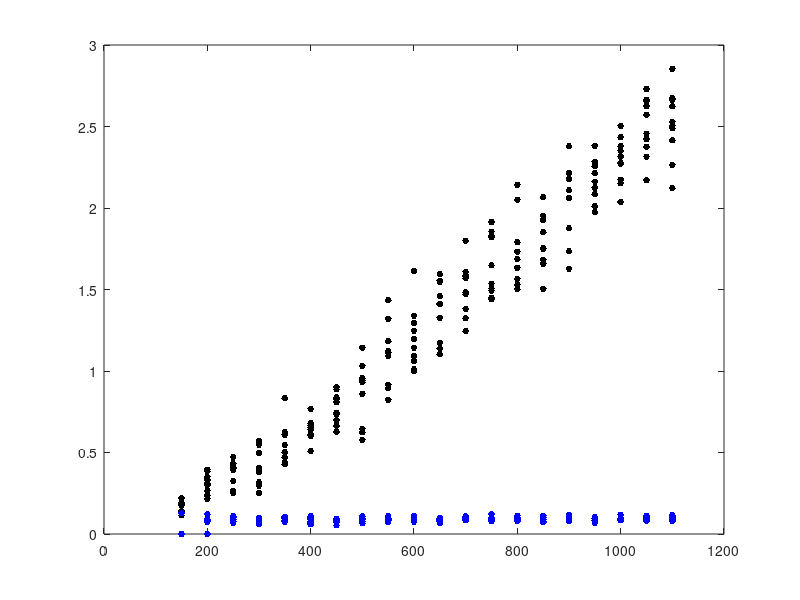

Source code (MATLAB): (Note: this script raises an error after producing the figure.)
%%%%%%%%%%%%%%%%%%%%%%%%%%%%%%%%%%%%%%%%%%%%%%%%%%%%%%%%%%%%%%%%%%%%%%%%
%%% Stochastic model to explain how colony size & response threshold %%%
%%% dictate when local communication is enough for survival

close all;
clear all;
clc;

FC_D6_Knormal = struct2cell(load('Model_FC_day6_matrix_Knormal.mat'));
FC_D6_Knormal = cell2mat(FC_D6_Knormal{1,1});
FC_D6_Klow = struct2cell(load('Model_FC_day6_matrix_Klow.mat'));
FC_D6_Klow = cell2mat(FC_D6_Klow{1,1});
FC_D6_Khigh = struct2cell(load('Model_FC_day6_matrix_Khigh_2.mat'));
FC_D6_Khigh = cell2mat(FC_D6_Khigh{1,1});

dish_size=58;
D0 = round([150 200 250 300 350 400 450 500 550 600 650 700 750 800 850 900 950 1000 1050 1100]);

figure(1)
plot(D0,FC_D6_Knormal,'.k','MarkerSize',15);
% plot(D0,FC_D6_Knormal,'.','MarkerSize',15,'Color','#CF81B6');
hold on
% plot(D0,FC_D6_Klow,'.r','MarkerSize',15);
hold on
% plot(D0,FC_D6_Khigh,'.b','MarkerSize',15,'Color','#FCBF94');
plot(D0,FC_D6_Khigh,'.b','MarkerSize',15);

hold on
rRangeL = 3;
rRangeR = 23;

FC_D6_Knormal(FC_D6_Knormal == 0) = NaN;
FC_D6_Khigh(FC_D6_Khigh == 0) = NaN;
[f,gof]=fit(D0',mean(FC_D6_Knormal,2,'omitnan'),'poly1');
[g,gof]=fit(D0',mean(FC_D6_Khigh,2,'omitnan'),'poly1');

corrPearsonNormal = corrcoef(D0',mean(FC_D6_Knormal,2,'omitnan'));
corrPearsonHigh = corrcoef(D0',mean(FC_D6_Khigh,2,'omitnan'));

plot(f,'--k');
plot(g,'--b');

plot(D0',mean(FC_D6_Knormal,2,'omitnan'),'.','MarkerSize',40,'MarkerEdgeColor','k');
plot(D0',mean(FC_D6_Khigh,2,'omitnan'),'.','MarkerSize',40,'MarkerEdgeColor','k');

set(gca,'yscale','log');
xlim([0 1200]);
ylim([4*10^-2 4*10^0]);

hold on
title(['Low C_{thresh} (black) w/ r = ' num2str(round(corrPearsonNormal(1,2),3)) '  |  High C_{thresh} (blue) w/ r = ' num2str(round(corrPearsonHigh(1,2),3))]);

xlabel('Initial colony area (\mum^2)');
ylabel('Colony area after 4 days rel. to initial area');

set(gca,'XminorTick','off');
set(gca,'YminorTick','off');
set(gca,'TickLength',[0.02, 0.1]);
set(gca,'LineWidth',1);
set(gca,'XColor','k');
set(gca,'YColor','k');
